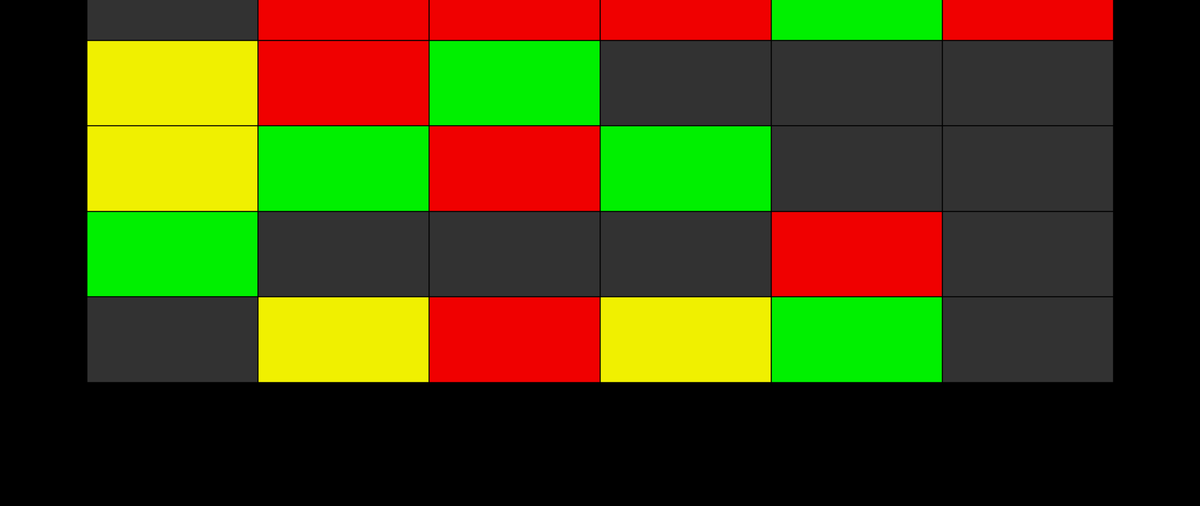
Frame 1 (no input)
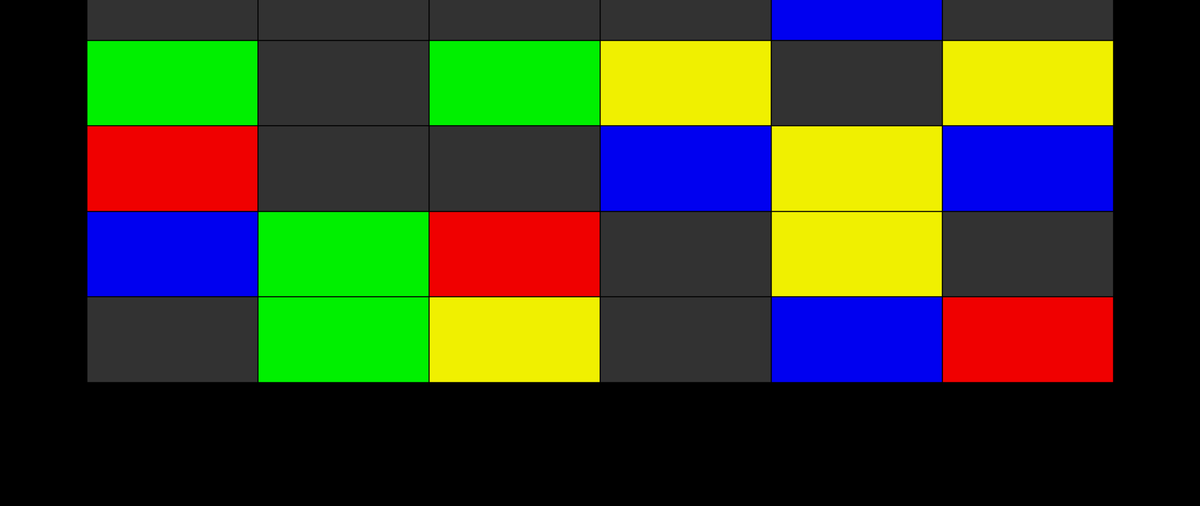
Frame 2 (the mouse pressed at the canvas centre, redrawn once)

The Processing sketch that drew these frames (run headless with seeded random() and noise(); the mouse was pressed at the canvas centre and the sketch redrawn once):

// Processing sketch: close_encounters_of_the_third_kind
// ── close_encounters_of_the_third_kind.pde
// Manuale di Programmazione Cinematografica
// Daniele Olmisani, 2015

// Close encounters of the third kind

final color PAPER = color(0);
final color INK = color(50);

final color[] INKS = new color[] {
  color(240, 0, 0),
  color(0, 240, 0),
  color(0, 0, 240),
  color(240, 240, 0)
};

final int COLS = 6;
final int ROWS = 5;

void setup() {
  size(2560, 1080);
  noLoop();
}

void draw() {
  
  float w = width/(COLS+1);
  float h = w/2.0;
  
  translate(width/2.0, height/3.0);
  
  background(PAPER);
  
  stroke(PAPER);
  strokeWeight(2.0);
  
  for (int i=0; i<COLS; i++) {
    for (int j=0; j<ROWS; j++) {
      
      if ((int)random(2) == 0) {
        fill(INKS[(int)random(INKS.length)]);
      } else {
        fill(INK);
      }

      rect(w*(i-COLS/2.0), h*(j-ROWS/2.0), w, h);
    }
  }
  
  save("close-encounters-of-the-third-kind.png");
}
